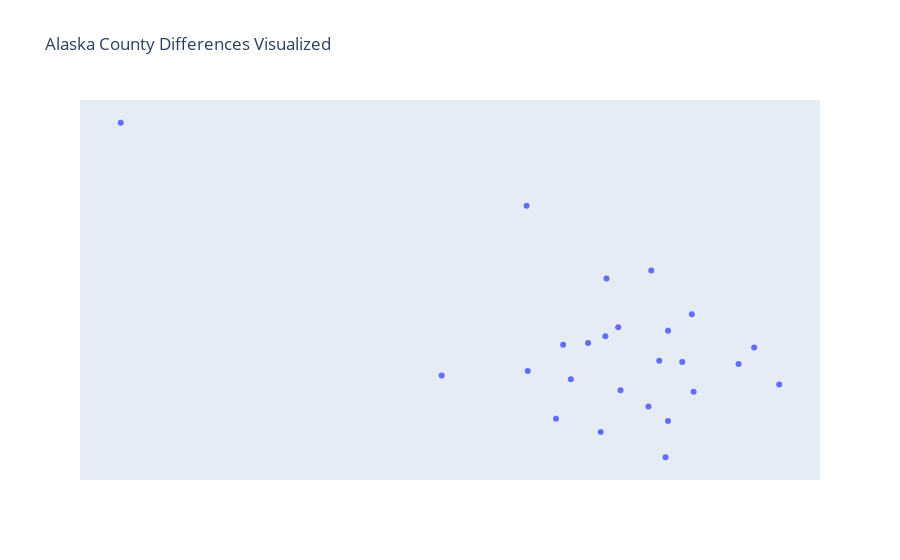

Source (notebook cell):
### Code cell
## static visualization using plotly
x = ak.x
y = ak.y

# declare the trace (assigning data)
trace = go.Scatter(x = x,
                   y = y,
                   mode = 'markers',
                   text = ak['Name']) # mouseover text goes here

# create the format for the display
layout = go.Layout(title = 'Alaska County Differences Visualized',
                   hovermode = 'closest', # adds mouseover function
                   xaxis = dict(
                       autorange = True,
                       showgrid = False,
                       zeroline = False,
                       showline = False,
                       ticks = '',
                       showticklabels = False),
                   yaxis = dict(
                       autorange = True,
                       showgrid = False,
                       zeroline = False,
                       showline = False,
                       ticks = '',
                       showticklabels = False))

# plot the data
fig = go.Figure(data = [trace], layout = layout)
py.offline.iplot(fig)

### Figure 1 — Plotly figure (JSON) as saved in the notebook; plotly's stock layout.template omitted (floating-point values rounded to 4 significant figures)
{"data": [{"mode": "markers", "text": ["Aleutians East", "Aleutians West", "Anchorage", "Bethel", "Bristol Bay", "Dillingham", "Fairbanks North Star", "Haines", "Juneau", "Kenai Peninsula", "Ketchikan Gateway", "Kodiak Island", "Lake and Peninsula", "Matanuska-Susitna", "Nome", "North Slope", "Northwest Arctic", "Prince of Wales-Outer Ketchikan", "Sitka", "Skagway-Yakutat-Angoon", "Southeast Fairbanks", "Valdez-Cordova", "Wade Hampton", "Wrangell-Petersburg", "Yukon-Koyukuk"], "type": "scatter", "x": [0.2091, 0.2677, -2.651, 0.4541, -0.2533, 0.0579, -0.4515, 0.04522, -0.9116, -0.01815, -0.4451, -0.2919, 0.3923, 0.2245, 0.3153, -0.04966, 0.3019, 0.6977, -0.2113, 0.4444, 0.3156, -0.1179, 0.9181, -0.02442, 0.7821], "y": [-0.3299, -0.0652, 1.311, -0.2455, 0.02716, -0.2366, 0.8314, 0.1283, -0.1512, 0.4097, -0.1253, -0.4013, -0.07299, 0.4571, -0.4139, -0.4769, -0.6235, -0.08361, -0.1722, 0.2028, 0.1086, 0.03666, -0.2024, 0.07682, 0.01143]}], "layout": {"hovermode": "closest", "title": {"text": "Alaska County Differences Visualized"}, "xaxis": {"autorange": true, "showgrid": false, "showline": false, "showticklabels": false, "ticks": "", "zeroline": false}, "yaxis": {"autorange": true, "showgrid": false, "showline": false, "showticklabels": false, "ticks": "", "zeroline": false}}}
